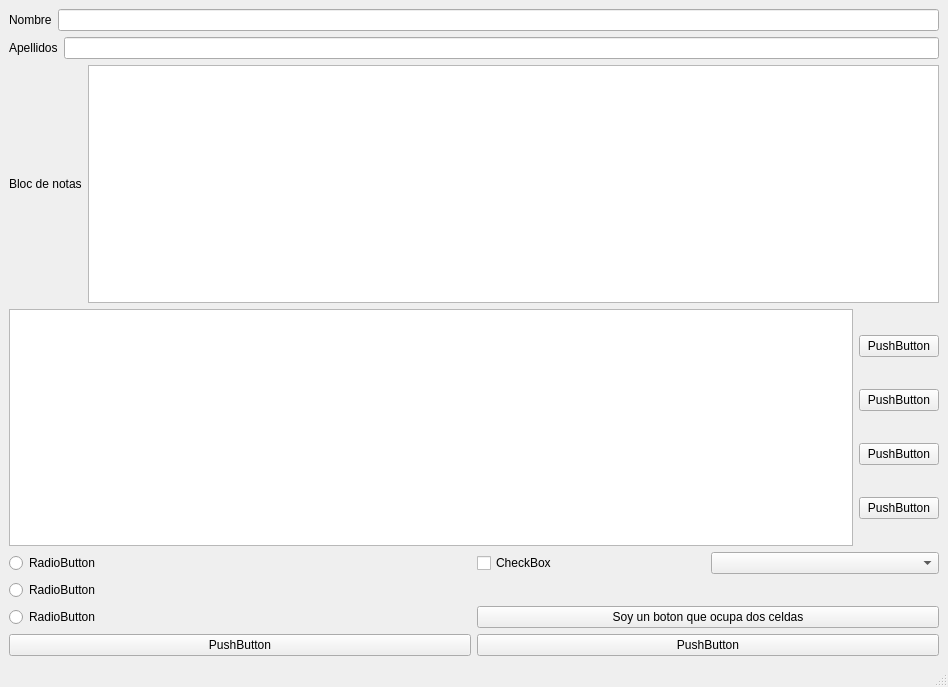
<?xml version="1.0" encoding="UTF-8"?>
<ui version="4.0">
 <class>MainWindow</class>
 <widget class="QMainWindow" name="MainWindow">
  <property name="geometry">
   <rect>
    <x>0</x>
    <y>0</y>
    <width>948</width>
    <height>687</height>
   </rect>
  </property>
  <property name="windowTitle">
   <string>MainWindow</string>
  </property>
  <widget class="QWidget" name="centralwidget">
   <layout class="QVBoxLayout" name="verticalLayout_5">
    <item>
     <layout class="QVBoxLayout" name="verticalLayout_4">
      <item>
       <layout class="QHBoxLayout" name="horizontalLayout_7">
        <item>
         <widget class="QLabel" name="label">
          <property name="text">
           <string>Nombre</string>
          </property>
         </widget>
        </item>
        <item>
         <widget class="QLineEdit" name="lineEdit"/>
        </item>
       </layout>
      </item>
      <item>
       <layout class="QHBoxLayout" name="horizontalLayout_8">
        <item>
         <widget class="QLabel" name="label_2">
          <property name="text">
           <string>Apellidos</string>
          </property>
         </widget>
        </item>
        <item>
         <widget class="QLineEdit" name="lineEdit_2"/>
        </item>
       </layout>
      </item>
     </layout>
    </item>
    <item>
     <layout class="QHBoxLayout" name="horizontalLayout_6">
      <item>
       <widget class="QLabel" name="label_3">
        <property name="text">
         <string>Bloc de notas</string>
        </property>
       </widget>
      </item>
      <item>
       <widget class="QTextEdit" name="textEdit"/>
      </item>
     </layout>
    </item>
    <item>
     <layout class="QHBoxLayout" name="horizontalLayout_5">
      <item>
       <widget class="QTextEdit" name="textEdit_2"/>
      </item>
      <item>
       <layout class="QVBoxLayout" name="verticalLayout">
        <item>
         <widget class="QPushButton" name="pushButton">
          <property name="text">
           <string>PushButton</string>
          </property>
         </widget>
        </item>
        <item>
         <widget class="QPushButton" name="pushButton_2">
          <property name="text">
           <string>PushButton</string>
          </property>
         </widget>
        </item>
        <item>
         <widget class="QPushButton" name="pushButton_3">
          <property name="text">
           <string>PushButton</string>
          </property>
         </widget>
        </item>
        <item>
         <widget class="QPushButton" name="pushButton_4">
          <property name="text">
           <string>PushButton</string>
          </property>
         </widget>
        </item>
       </layout>
      </item>
     </layout>
    </item>
    <item>
     <layout class="QVBoxLayout" name="verticalLayout_3">
      <item>
       <layout class="QVBoxLayout" name="verticalLayout_2">
        <item>
         <layout class="QHBoxLayout" name="horizontalLayout_3">
          <item>
           <widget class="QRadioButton" name="radioButton_2">
            <property name="text">
             <string>RadioButton</string>
            </property>
           </widget>
          </item>
          <item>
           <layout class="QHBoxLayout" name="horizontalLayout">
            <item>
             <widget class="QCheckBox" name="checkBox">
              <property name="text">
               <string>CheckBox</string>
              </property>
             </widget>
            </item>
            <item>
             <widget class="QComboBox" name="comboBox"/>
            </item>
           </layout>
          </item>
         </layout>
        </item>
        <item>
         <widget class="QRadioButton" name="radioButton_3">
          <property name="text">
           <string>RadioButton</string>
          </property>
         </widget>
        </item>
        <item>
         <layout class="QHBoxLayout" name="horizontalLayout_2">
          <item>
           <widget class="QRadioButton" name="radioButton">
            <property name="text">
             <string>RadioButton</string>
            </property>
           </widget>
          </item>
          <item>
           <widget class="QPushButton" name="pushButton_5">
            <property name="text">
             <string>Soy un boton que ocupa dos celdas</string>
            </property>
           </widget>
          </item>
         </layout>
        </item>
       </layout>
      </item>
      <item>
       <layout class="QHBoxLayout" name="horizontalLayout_4">
        <item>
         <widget class="QPushButton" name="pushButton_6">
          <property name="text">
           <string>PushButton</string>
          </property>
         </widget>
        </item>
        <item>
         <widget class="QPushButton" name="pushButton_7">
          <property name="text">
           <string>PushButton</string>
          </property>
         </widget>
        </item>
       </layout>
      </item>
     </layout>
    </item>
   </layout>
  </widget>
  <widget class="QMenuBar" name="menubar">
   <property name="geometry">
    <rect>
     <x>0</x>
     <y>0</y>
     <width>948</width>
     <height>33</height>
    </rect>
   </property>
  </widget>
  <widget class="QStatusBar" name="statusbar"/>
 </widget>
 <resources/>
 <connections/>
</ui>
